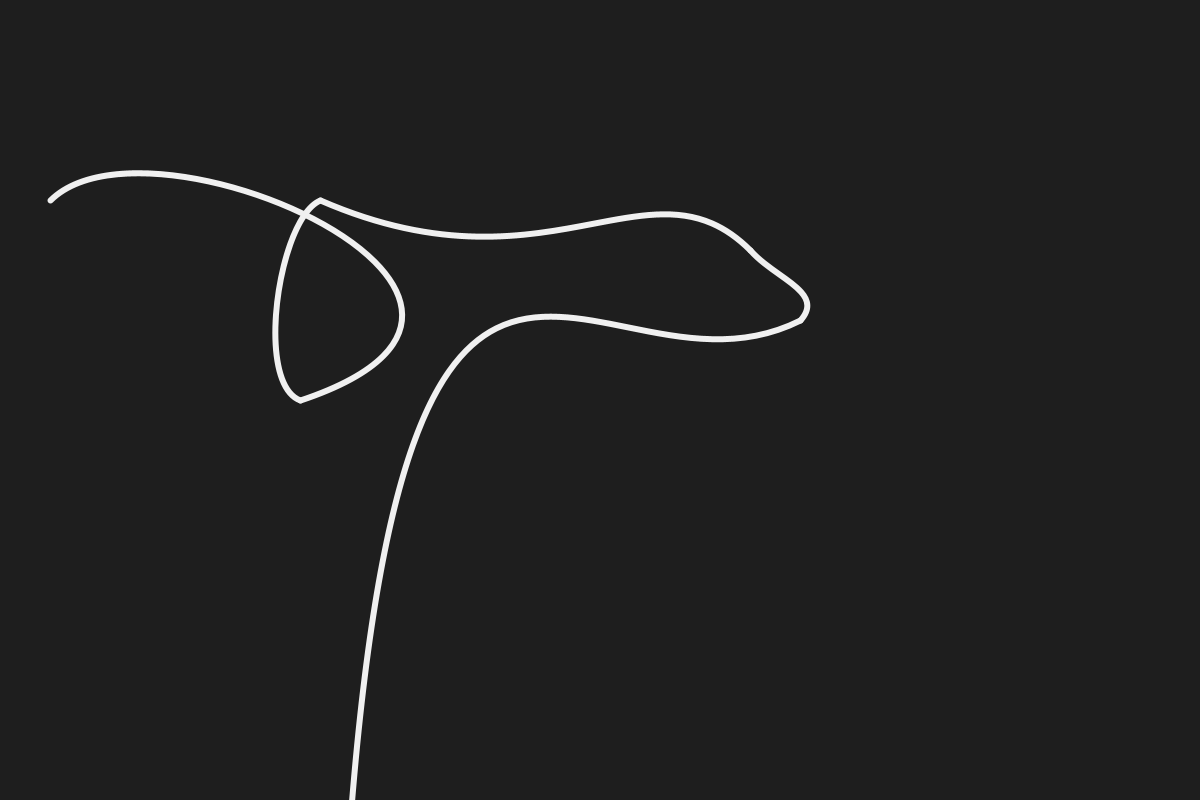
Frame 1 (no input)
Frame 60 (the mouse pressed at the canvas centre just before this capture): identical to frame 1, image omitted
Frame 120 (the mouse held since frame 60 and released just before this capture): identical to frame 1, image omitted

The Processing sketch that drew this single still picture (run headless with seeded random() and noise(); from frame 60 on, the mouse is pressed at the canvas centre):

// Processing sketch: Tutorial03
// ── Tutorial03.pde
int fps = 60;
int frameCounting = 0;

// float[] pointsA = {1,2,3,4};
// pointsA[0]; // 1
// pointsA[1]; // 2
// pointsA[2]; // 3
// pointsA[3]; // 4

// float[][] pointsB =  {{1, 2}, {3, 4}};
// pointsB[0]; // {1,2}
// pointsB[0][0]; // 1
// pointsB[0][1]; // 1
// pointsB[1]; // {3,4}
// pointsB[1][0]; // 3
// pointsB[1][1]; // 4

// float[][][] pointsC = {{{1,2},{3,4}},{{5,6},{7,8}}};
// pointsC[0]; // {{1,2},{3,4}}

// pointsC[0][0]; // {1,2}
// pointsC[0][0][0]; // 1
// pointsC[0][0][1]; // 2

// pointsC[0][1]; // {3,4}
// pointsC[0][1][0]; // 3
// pointsC[0][1][1]; // 4 

// pointsC[1]; // {{5,6},{7,8}}
// pointsC[1][0]; // {5,6}
// pointsC[1][1]; // {7,8}

float[][][] points = 
{
  {{50, 200}, {150, 100}, {600, 300}, {300, 400}},
  {{320, 200}, {550, 300}, {650, 150}, {750, 250}},
  {{800, 320}, {600, 420}, {410, 50}, {350, 820}}
};

void continuousCurve(float[][][] points, color InColor, float InStrokeWeight)
{
    stroke(InColor);
    strokeWeight(InStrokeWeight);
    strokeCap(ROUND);
    //SQUARE PROJECT
    noFill();

    // 使用多个 bezier()和curve() 函数连接曲线段
    for (int i = 0; i < points.length; ++i) 
    {
        
        if (i > 0)
        {
            println("DrawCurve");
            curve(points[i-1][2][0],points[i-1][2][1],
                  points[i-1][3][0],points[i-1][3][1],
                  points[i][0][0],points[i][0][1],
                  points[i][1][0],points[i][1][1]);
        }
        
        println("DrawBezeir");
        bezier(points[i][0][0], points[i][0][1], 
               points[i][1][0], points[i][1][1], 
               points[i][2][0], points[i][2][1], 
               points[i][3][0], points[i][3][1]);
   }
}

void setup() 
{
    size(1200, 800, JAVA2D);
    background(30);
    frameRate(fps);
    

    continuousCurve(points,240,6);
}

void draw()
{
    ++frameCounting;
    float timer = (float)frameCounting/(float)fps;

    
}
